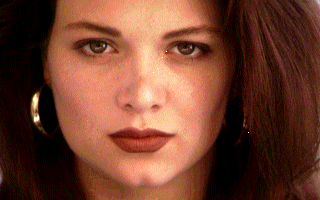
//> input picture CS 455 Visual/Proj02/input.tif, 320 x 200 px
$ ./Proj02-2 ../input.tif ../House_width_times4.bmp   (built with g++ and OpenCV 4)
//> lines starting //> are read from the running program, lines starting //| are printed output that depends on the picture
#include <opencv2/core/core.hpp>
#include <opencv2/highgui/highgui.hpp>
#include "opencv2/imgproc/imgproc.hpp"
#include <vector>
#include <unordered_set>
#include <iostream>


  using namespace std;
  using namespace cv;

auto clamp = [](int value, int m, int M){ return value > M ? M : value < m ? m : value; };

  void meanImg(Mat img, vector<float> &mean){
    float topL, topM, topR, cenL, cenM, cenR, botL, botM, botR;
    int T, B, L, R;
    for(int y = 0; y < img.rows; y++){
      for(int x = 0; x < img.cols; x++){
        //for(int i = 0; i < 3; i++){
          //for(int j = 0; j < 3; j++){
            T = (y - 1);
            B = (y + 1);
            L = (x - 1);
            R = (x + 1);

            if(T < 0){
              T = 0;
              // cout << x << " " << y << endl;
            }
            if(B > img.rows -1){
              B = img.rows - 1;
                            // cout << x << " " << y << endl;
            }
            if(L < 0){
              L = 0;
                            // cout << x << " " << y<< endl;
            }
            if(R > img.cols - 1){
              R = img.cols - 1;
                            // cout << x << " " << y << endl;
            }

            topL = img.data[(T*img.cols + L)];
            topM = img.data[T*img.cols + x];
            topR = img.data[T*img.cols + R];

            cenL = img.data[y*img.cols + L];
            cenM = img.data[y*img.cols + x];
            cenR = img.data[y*img.cols + R];

            botL = img.data[B*img.cols + L];
            botM = img.data[B*img.cols + x];
            botR = img.data[B*img.cols + R];

            mean.push_back(topL/9 + topM/9 + topR/9 + cenL/9 + cenM/9 + cenR/9 + botL/9 + botM/9 + botR/9);
          //}
        //}
      }
    }


  }


int main(int argc, char **argv) {


  if(argc != 3) {
    cout << "USAGE: skeleton <input file path>" << endl;
    return -1;
  }
  //Load two copies of the image. One to leave as the original, and one to be modified.
  //Done for display purposes only
  //Use CV_LOAD_IMAGE_GRAYSCALE for greyscale images
  //Color CV_LOAD_IMAGE_COLOR
  Mat original_image = imread(argv[1], CV_LOAD_IMAGE_GRAYSCALE);
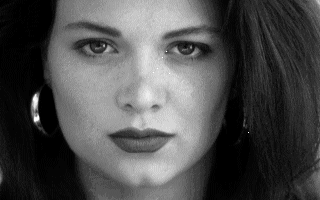
//> original_image: 200 rows x 320 cols, CV_8UC1; min 0, max 255, mean 77.3
  Mat original_image2 = imread(argv[2], CV_LOAD_IMAGE_GRAYSCALE);
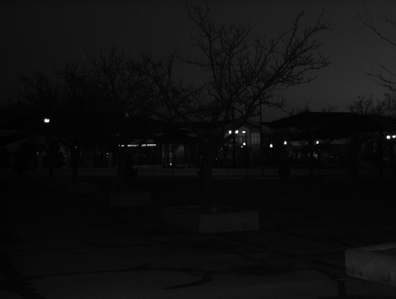
//> input picture CS 455 Visual/Proj02/House_width_times4.bmp, 396 x 299 px
//> original_image2 is the input picture: 299 rows x 396 cols, CV_8UC1; min 0, max 255, mean 14.8
  Mat modified_image = imread(argv[1], CV_LOAD_IMAGE_GRAYSCALE);
  Mat modified_image2 = imread(argv[2], CV_LOAD_IMAGE_GRAYSCALE);

  //Create a pointer so that we can quickly toggle between which image is being displayed
  Mat *image = &original_image;
  Mat *image2 = &original_image2;

  //Check that the images loaded
  if(!original_image.data || !modified_image.data) {
    cout << "ERROR: Could not load image data." << endl;
    return -1;
  }

  //Create the display window
  namedWindow("Unix Sample Skeleton");
  namedWindow("Unix Sample Skeleton 2");

vector<float> img;
for(int y = 0; y < original_image.rows; y++){
  for(int x = 0; x < original_image.cols; x++){
    img.push_back(original_image.data[y*original_image.cols + x]);
  }
}
//> after the loop, img = 64000 items

vector<float> img2;
for(int y = 0; y < original_image2.rows; y++){
  for(int x = 0; x < original_image2.cols; x++){
    img2.push_back(original_image2.data[y*original_image2.cols + x]);
  }
}
//> after the loop, img2 = 118404 items

float k = .5;
vector<float> mean;
vector<float> mean2;
meanImg(original_image, mean);
//> the loop in meanImg, `for(int y = 0; y < img.rows; y++)` made 200 passes
//> (T, topL, topM) on passes 1 to 3: (0, 190, 175), (0, 190, 175), (1, 204, 175)
//> after the loop in meanImg, `for(int y = 0; y < img.rows; y++)`: T = 198; B = 199; L = 318; R = 319; topL = 62; topM = 68; mean = 64000 items
//> mean = 64000 items
meanImg(original_image2, mean2);
//> the loop in meanImg (call 2), `for(int y = 0; y < img.rows; y++)` made 299 passes
//> (T, topL, topM) on passes 1 to 3: (0, 32, 30), (0, 32, 30), (1, 31, 32)

// [6 lines of commented-out code are left out]

float big = -9999999, small = 99999999;
for(int i = 0; i < img.size(); i++){
    if(mean[i] < small){
      small = mean[i];
    } else if(mean[i] > big){
      big = mean[i];
    }
}

for(int i = 0; i < img.size(); i++){
  mean[i] = ((mean[i] - small)*255)/(big-small);
}


for(int i = 0; i < img.size(); i++){
  // cout << mean[i] << endl;
  mean[i] = img[i] - mean[i];
  mean[i] *= k;
  img[i] += mean[i];
}

for(int y = 0; y < original_image.rows; y++){
  for(int x = 0; x < original_image.cols; x++){
    modified_image.data[y*original_image.cols + x] = img[y*original_image.cols + x];
  }
}
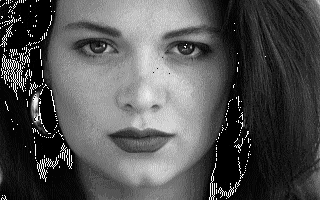
//> modified_image: 200 rows x 320 cols, CV_8UC1; min 0, max 255, mean 81.9


big = -9999999, small = 99999999;
for(int i = 0; i < img.size(); i++){
    if(mean2[i] < small){
      small = mean2[i];
    } else if(mean2[i] > big){
      big = mean2[i];
    }
}
for(int i = 0; i < img2.size(); i++){
  mean2[i] = ((mean2[i] - small)*255)/(big-small);
}


for(int i = 0; i < img2.size(); i++){
  // cout << mean[i] << endl;
  mean2[i] = img2[i] - mean2[i];
  mean2[i] *= k;
  img2[i] += mean2[i];
}

for(int y = 0; y < original_image2.rows; y++){
  for(int x = 0; x < original_image2.cols; x++){
    modified_image2.data[y*original_image2.cols + x] = img2[y*original_image2.cols + x];
  }
}


    // Mat tmp;
    // cv::GaussianBlur(modified_image, tmp, cv::Size(5,5), 3);
    // cv::addWeighted(tmp, .2, modified_image, 1, 0, modified_image);


  //Display loop
  bool loop = true;
  while(loop) {
    imshow("Unix Sample Skeleton", *image);
    imshow("Unix Sample Skeleton 2", *image2);
    moveWindow("Unix Sample Skeleton", 10, 30);
    moveWindow("Unix Sample Skeleton 2", original_image.cols + 10, 30);

    switch(cvWaitKey(15)) {
//> the Esc key is pressed
      case 27:  //Exit display loop if ESC is pressed
        loop = false;
        break;
      case 32:  //Swap image pointer if space is pressed
        if(image == &original_image){
          image = &modified_image;
          image2 = &modified_image2;
        }
        else {
          image = &original_image;
          image2 = &original_image2;
        }
        break;
      default:
        break;
    }
  }
}
